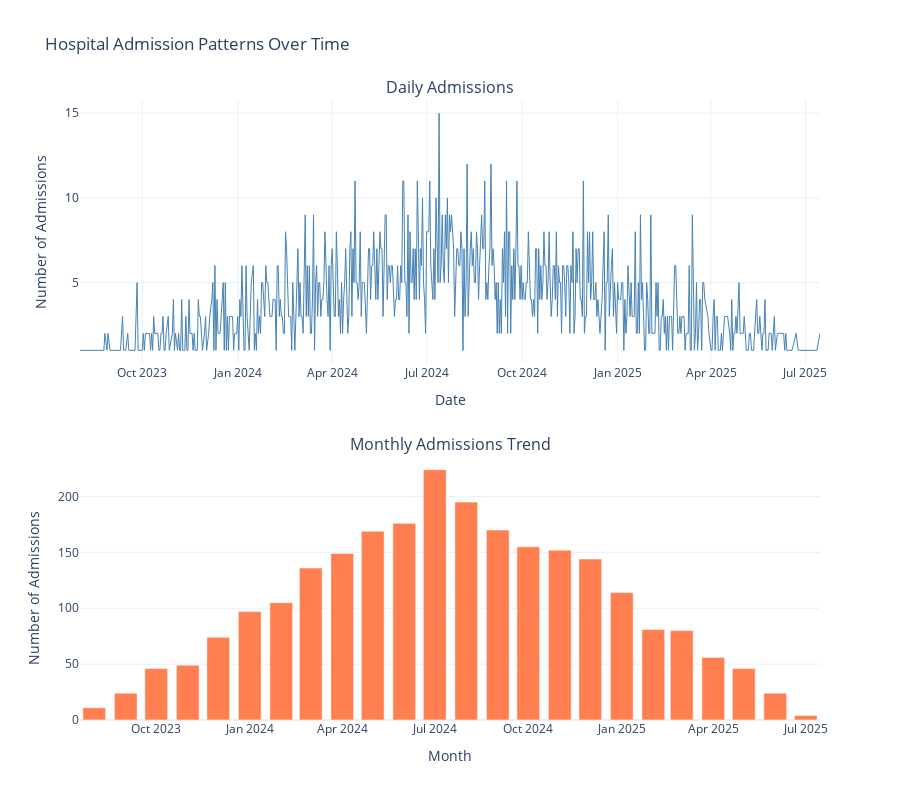

Notebook code cell kept with this figure:
### Markdown cell above
## 3. Admission & Discharge Patterns

### Code cell
# Time Series of Admissions
print("Creating admission time series...")

if 'admission_date' in visits_df.columns:
    # Daily admissions
    daily_admissions = visits_df.groupby(visits_df['admission_date'].dt.date).size().reset_index()
    daily_admissions.columns = ['Date', 'Admissions']
    daily_admissions['Date'] = pd.to_datetime(daily_admissions['Date'])
    
    # Monthly admissions
    visits_df['YearMonth'] = visits_df['admission_date'].dt.to_period('M')
    monthly_admissions = visits_df.groupby('YearMonth').size().reset_index()
    monthly_admissions.columns = ['YearMonth', 'Admissions']
    monthly_admissions['YearMonth'] = monthly_admissions['YearMonth'].astype(str)
    
    fig = make_subplots(
        rows=2, cols=1,
        subplot_titles=('Daily Admissions', 'Monthly Admissions Trend'),
        vertical_spacing=0.15
    )
    
    # Daily trend
    fig.add_trace(
        go.Scatter(x=daily_admissions['Date'], y=daily_admissions['Admissions'],
                   mode='lines', name='Daily', line=dict(color='steelblue', width=1)),
        row=1, col=1
    )
    
    # Monthly trend
    fig.add_trace(
        go.Bar(x=monthly_admissions['YearMonth'], y=monthly_admissions['Admissions'],
               name='Monthly', marker_color='coral'),
        row=2, col=1
    )
    
    fig.update_layout(height=800, showlegend=False, template='plotly_white',
                      title_text='Hospital Admission Patterns Over Time')
    fig.update_xaxes(title_text="Date", row=1, col=1)
    fig.update_xaxes(title_text="Month", row=2, col=1)
    fig.update_yaxes(title_text="Number of Admissions", row=1, col=1)
    fig.update_yaxes(title_text="Number of Admissions", row=2, col=1)
    
    fig.write_html(f'{viz_dir}/admission_time_series.html')
    fig.show()
    print("✓ Admission time series saved!")
else:
    print("⚠ admission_date column not found")

### Figure 1 — Plotly figure (JSON) as saved in the notebook; plotly's stock layout.template omitted (floating-point values rounded to 4 significant figures; data arrays with more than 128 entries replaced by an {"elided": "..."} marker saying what was removed)
{"data": [{"line": {"color": "steelblue", "width": 1}, "mode": "lines", "name": "Daily", "type": "scatter", "x": {"elided": "622 str values"}, "xaxis": "x", "y": {"elided": "622 int values"}, "yaxis": "y"}, {"marker": {"color": "coral"}, "name": "Monthly", "type": "bar", "x": ["2023-08", "2023-09", "2023-10", "2023-11", "2023-12", "2024-01", "2024-02", "2024-03", "2024-04", "2024-05", "2024-06", "2024-07", "2024-08", "2024-09", "2024-10", "2024-11", "2024-12", "2025-01", "2025-02", "2025-03", "2025-04", "2025-05", "2025-06", "2025-07"], "xaxis": "x2", "y": [11, 24, 46, 49, 74, 97, 105, 136, 149, 169, 176, 224, 195, 170, 155, 152, 144, 114, 81, 80, 56, 46, 24, 4], "yaxis": "y2"}], "layout": {"annotations": [{"font": {"size": 16}, "showarrow": false, "text": "Daily Admissions", "x": 0.5, "xanchor": "center", "xref": "paper", "y": 1, "yanchor": "bottom", "yref": "paper"}, {"font": {"size": 16}, "showarrow": false, "text": "Monthly Admissions Trend", "x": 0.5, "xanchor": "center", "xref": "paper", "y": 0.425, "yanchor": "bottom", "yref": "paper"}], "height": 800, "showlegend": false, "title": {"text": "Hospital Admission Patterns Over Time"}, "xaxis": {"anchor": "y", "domain": [0, 1], "title": {"text": "Date"}}, "xaxis2": {"anchor": "y2", "domain": [0, 1], "title": {"text": "Month"}}, "yaxis": {"anchor": "x", "domain": [0.575, 1], "title": {"text": "Number of Admissions"}}, "yaxis2": {"anchor": "x2", "domain": [0, 0.425], "title": {"text": "Number of Admissions"}}}}
